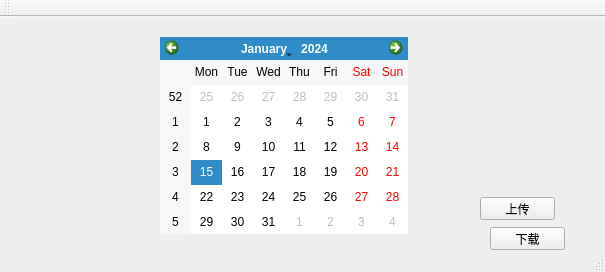
<?xml version="1.0" encoding="UTF-8"?>
<ui version="4.0">
 <class>FileManagement</class>
 <widget class="QMainWindow" name="FileManagement">
  <property name="geometry">
   <rect>
    <x>0</x>
    <y>0</y>
    <width>605</width>
    <height>272</height>
   </rect>
  </property>
  <property name="windowTitle">
   <string>FileManagement</string>
  </property>
  <widget class="QWidget" name="centralWidget">
   <widget class="QCalendarWidget" name="calendarWidget">
    <property name="geometry">
     <rect>
      <x>160</x>
      <y>20</y>
      <width>248</width>
      <height>197</height>
     </rect>
    </property>
   </widget>
   <widget class="QPushButton" name="uploadButton">
    <property name="geometry">
     <rect>
      <x>480</x>
      <y>180</y>
      <width>75</width>
      <height>23</height>
     </rect>
    </property>
    <property name="text">
     <string>上传</string>
    </property>
   </widget>
   <widget class="QPushButton" name="downloadButton">
    <property name="geometry">
     <rect>
      <x>490</x>
      <y>210</y>
      <width>75</width>
      <height>23</height>
     </rect>
    </property>
    <property name="text">
     <string>下载</string>
    </property>
   </widget>
  </widget>
  <widget class="QToolBar" name="mainToolBar">
   <attribute name="toolBarArea">
    <enum>TopToolBarArea</enum>
   </attribute>
   <attribute name="toolBarBreak">
    <bool>false</bool>
   </attribute>
  </widget>
  <widget class="QStatusBar" name="statusBar"/>
 </widget>
 <layoutdefault spacing="6" margin="11"/>
 <resources>
  <include location="FileManagement.qrc"/>
 </resources>
 <connections>
  <connection>
   <sender>uploadButton</sender>
   <signal>clicked()</signal>
   <receiver>FileManagement</receiver>
   <slot>ClickUploadFile()</slot>
   <hints>
    <hint type="sourcelabel">
     <x>518</x>
     <y>199</y>
    </hint>
    <hint type="destinationlabel">
     <x>524</x>
     <y>116</y>
    </hint>
   </hints>
  </connection>
  <connection>
   <sender>downloadButton</sender>
   <signal>clicked()</signal>
   <receiver>FileManagement</receiver>
   <slot>ClickDownloadFile()</slot>
   <hints>
    <hint type="sourcelabel">
     <x>545</x>
     <y>233</y>
    </hint>
    <hint type="destinationlabel">
     <x>586</x>
     <y>185</y>
    </hint>
   </hints>
  </connection>
 </connections>
 <slots>
  <slot>Btn_Click()</slot>
  <slot>ClickUploadFile()</slot>
  <slot>ClickDownloadFile()</slot>
 </slots>
</ui>
